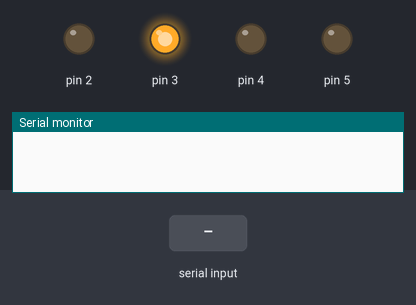
The sketch below on a simulated Arduino Uno, built with avr-gcc and run on an emulated ATmega328P. Parts: output pins drawn as LEDs (lit = HIGH), the last lines printed to the serial monitor. The inputs (shaded band) are chosen by the test bench.

Above: at 1.2 s.
1.3 s: "r" received over Serial
At 2.5 s:
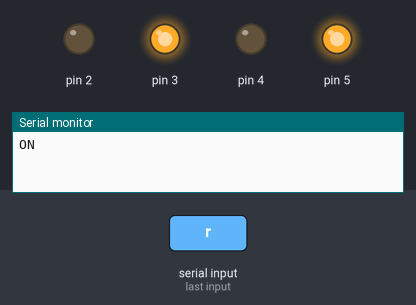
2.8 s: "t" received over Serial
At 3.7 s:
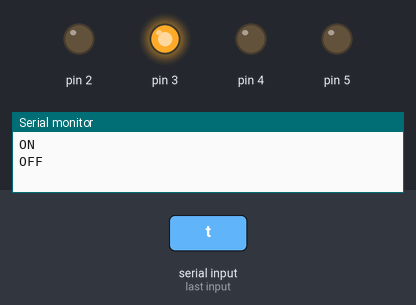
Timing chart, 0 to 5.8 s (numbered marks = the images above; inputs shaded):
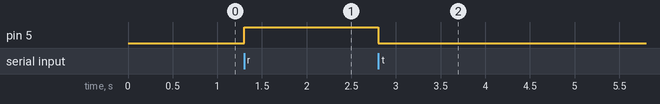

Measured:
- after the input at 1.3 s, pin 5: LOW → HIGH at once
- after the input at 2.8 s, pin 5: HIGH → LOW at once

The sketch:

oil_test.ino
```cpp
int t = 1;
char cmd;
int pwm = 60;


void setup()
{
  Serial.begin(9600);

  pinMode(2,OUTPUT);
  pinMode(3,OUTPUT);
  pinMode(4,OUTPUT);

  pinMode(5,OUTPUT);

  digitalWrite(3,HIGH);
  digitalWrite(4,LOW);

}

void loop()
{
  commander();


}

void on()
{
  digitalWrite(5,HIGH);
  analogWrite(2,pwm);
}

void off()
{
  digitalWrite(2,LOW);
  digitalWrite(5,LOW);
}

void commander()
{
  while (Serial.available())
  {
    cmd = Serial.read();

    if (cmd == 'r')
    {
      on();
      Serial.println("ON");
    }

    if (cmd == 't')
    {
      off();
      Serial.println("OFF");
    }

    if (cmd == 'u')
    {
      t += 1;
      Serial.println(t);

    }

    if (cmd == 'd')
    {
      t -= 1;
      Serial.println(t);

    }

    if (cmd == 's')
    {
      Serial.println("started");

      on();
      delay(t*1000);
      off();

      Serial.println("finished\n\n");

    }


  }
}
```
